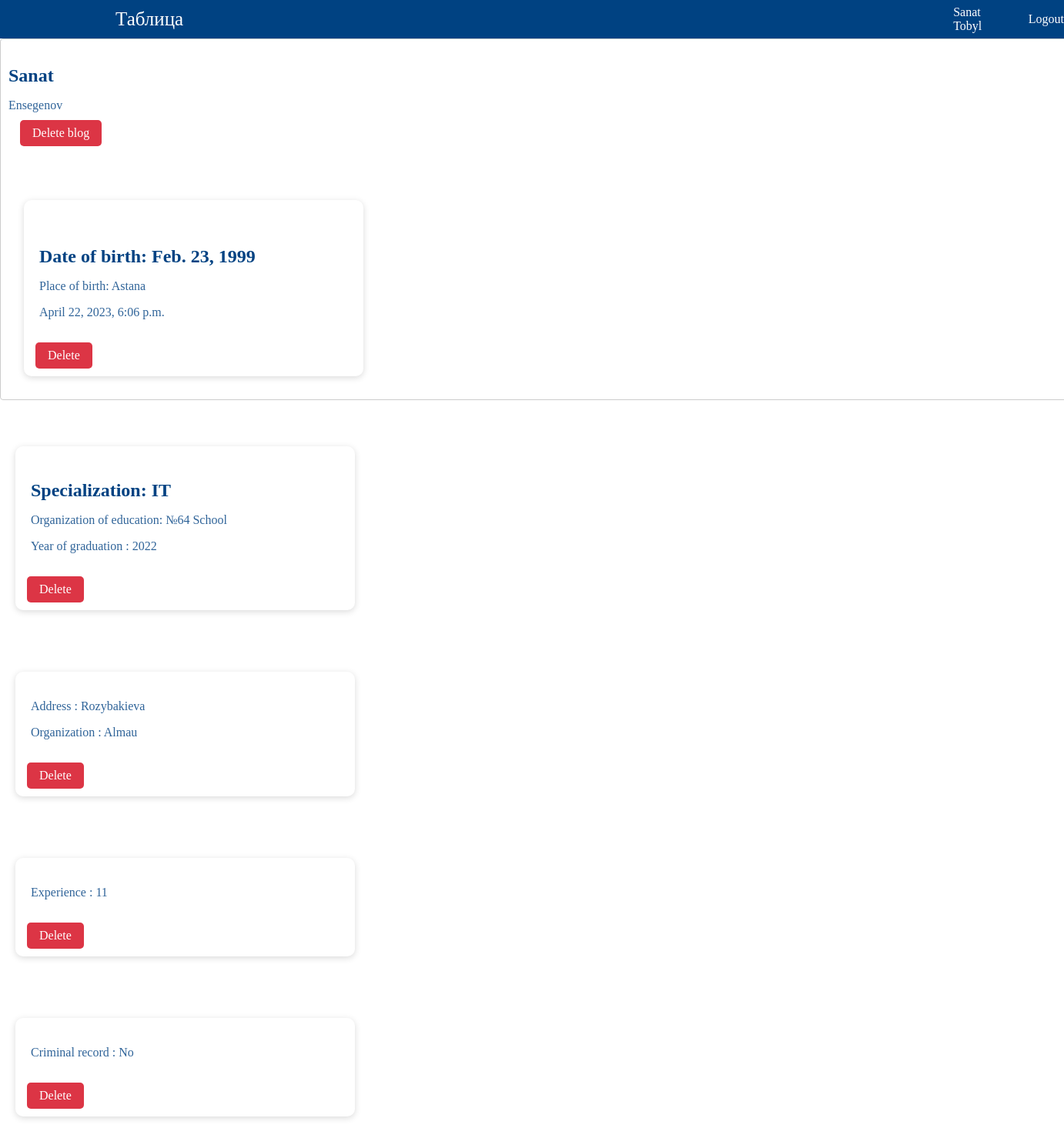
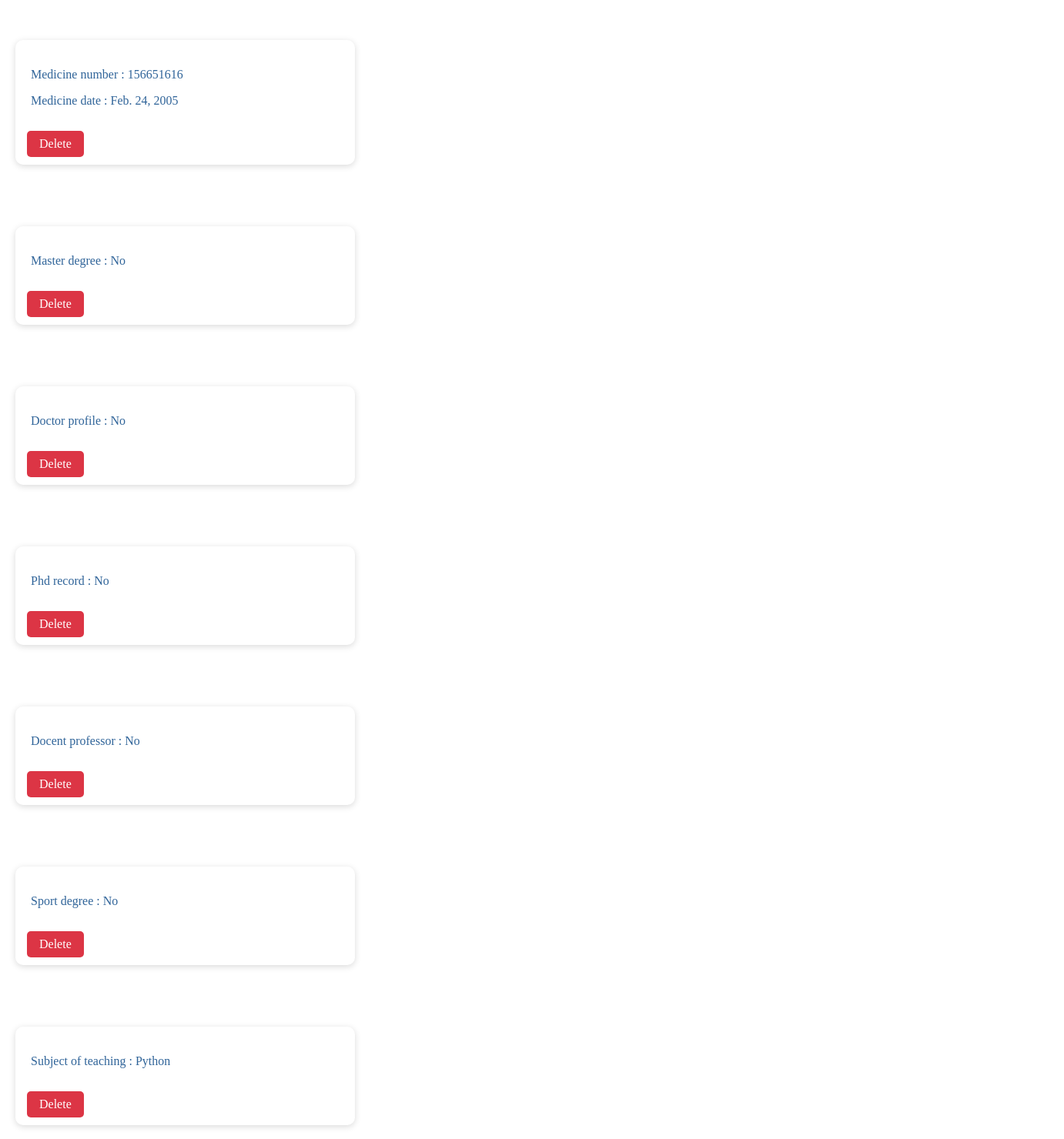
The app's page /info1/8/ (signed in) with its own data (2 pictures, top to bottom).
### info1/models.py (models this page shows)
class User_name(models.Model):
    firstname = models.CharField(null=False, max_length=255)
    secondname = models.CharField(null=False, max_length=255, default='')
    created_at = models.DateTimeField(auto_now_add=True)
    owner = models.ForeignKey(User, on_delete=models.CASCADE, null=False, related_name='user_names')
    class Meta:
        verbose_name = 'User_name'
        verbose_name_plural = 'User_names'

class User_birth(models.Model):
    date_of_birth = models.DateField(null=True)
    place_of_birth = models.CharField(null=False, max_length=255)
    created_at = models.DateTimeField(auto_now_add=True, null=False)
    updated_at = models.DateTimeField(auto_now=True)
    user_name = models.ForeignKey(User_name, on_delete=models.CASCADE, null=False, related_name='user_births')
    class Meta:
        verbose_name = 'User_birth'
        verbose_name_plural = 'User_births'

class User_info(models.Model):
    specialization = models.CharField(null=False, max_length=255)
    orga_of_education =  models.CharField(null=False, max_length=255)
    year_of_graduation = models.IntegerField(null=False, default=False)
    user_name = models.ForeignKey(User_name, on_delete=models.CASCADE, null=False, related_name='user_infos')
    class Meta:
        verbose_name = 'User_info'
        verbose_name_plural = 'User_infos'

class User_work(models.Model):
    address = models.CharField(null=False, max_length=255)
    organization = models.CharField(null=False, max_length=255)
    user_name = models.OneToOneField(User_name, on_delete=models.CASCADE, null=False, related_name='user_works')
    class Meta:
        verbose_name = 'User_work'
        verbose_name_plural = 'User_works'

class Practice(models.Model):
    experience = models.IntegerField(null=False, default=False)
    user_name = models.OneToOneField(User_name, on_delete=models.CASCADE, null=False, related_name='practices')
    class Meta:
        verbose_name = 'Practice'
        verbose_name_plural = 'Practices'

class Criminal(models.Model):
    criminal_record = models.CharField(null=False, max_length=255)
    user_name = models.OneToOneField(User_name, on_delete=models.CASCADE, null=False, related_name='criminals')
    class Meta:
        verbose_name = 'Criminal'
        verbose_name_plural = 'Criminals'

class Medicine(models.Model):
    medicine_number = models.IntegerField(null=False)
    medicine_date = models.DateField(null=True)
    user_name = models.OneToOneField(User_name, on_delete=models.CASCADE, null=False, related_name='medicines')
    class Meta:
        verbose_name = 'Medicine'
        verbose_name_plural = 'Medicines'

class Master(models.Model):
    master_degree = models.CharField(max_length=100, blank=True, null=True)
    user_name = models.OneToOneField(User_name, on_delete=models.CASCADE, null=False, related_name='masters')
    class Meta:
        verbose_name = 'Master'
        verbose_name_plural ='Masters'

class Doctor(models.Model):
    doctor_profile = models.CharField(max_length=100, blank=True, null=False)
    user_name = models.OneToOneField(User_name, on_delete=models.CASCADE, null=False, related_name='doctors')
    class Meta:
        verbose_name = 'Doctor'
        verbose_name_plural ='Doctors'

class Phd(models.Model):
    phd_record = models.CharField(null=False, max_length=255)
    user_name = models.OneToOneField(User_name, on_delete=models.CASCADE, null=False, related_name='phdes')
    class Meta:
        verbose_name = 'Phd'
        verbose_name_plural = 'Phds'

class Professor(models.Model):
     docent_professor = models.CharField(null=False, max_length=255)
     user_name = models.OneToOneField(User_name, on_delete=models.CASCADE, null=False, related_name='professors')
     class Meta:
        verbose_name = 'Professor'
        verbose_name_plural = 'Professors'

class Sport(models.Model):
    sport_degree = models.CharField(null=False, max_length=255)
    user_name = models.OneToOneField(User_name, on_delete=models.CASCADE, null=False, related_name='sports')
    class Meta:
        verbose_name = 'Sport'
        verbose_name_plural = 'Sports'

class Subject (models.Model):
   subject_of_teaching = models.CharField(null=False, max_length=255)
   user_name = models.OneToOneField(User_name, on_delete=models.CASCADE, null=False, related_name='subjects')
   class Meta:
        verbose_name = 'Subject'
        verbose_name_plural = 'Subjects'

### info1/views.py (the view)
# urls.py: path('info1/<int:pk>/', user_name_details, name='user_name_details'),
def user_name_details(request, pk):
    if request.user.is_authenticated:
        user_name = User_name.objects.get(id=pk)
        user_births = User_birth.objects.filter(user_name_id=pk).order_by('-created_at')
        user_infos = User_info.objects.filter(user_name_id=pk).order_by
        user_works = User_work.objects.filter(user_name_id=pk).order_by
        practices = Practice.objects.filter(user_name_id=pk).order_by
        criminals = Criminal.objects.filter(user_name_id=pk).order_by
        medicines = Medicine.objects.filter(user_name_id=pk).order_by
        masters = Master.objects.filter(user_name_id=pk).order_by
        doctors = Doctor.objects.filter(user_name_id=pk).order_by
        phds = Phd.objects.filter(user_name_id=pk).order_by
        professors = Professor.objects.filter(user_name_id=pk).order_by
        sports = Sport.objects.filter(user_name_id=pk).order_by
        subjects = Subject.objects.filter(user_name_id=pk).order_by
        form = CreateBirthForm()
        form1 = CreateInfoForm()
        form2 = CreateWorkForm()
        form3 = CreatePracticeForm()
        form4 = CreateCriminalForm()
        form5 = CreateMedicineForm()
        form6 = CreateMasterForm()
        form7 = CreateDoctorForm()
        form8 = CreatePhdForm()
        form9 = CreateProfessorForm()
        form10 = CreateSportForm()
        form11 = CreateSubjectForm()
        return render(request, 'info1/user-name-details.html', {'user_name': user_name, 'user_births':user_births, 'user_infos':user_infos, 'user_works':user_works, 'practices':practices,
             'criminals':criminals, 'medicines':medicines, 'masters':masters, 'doctors':doctors, 'phds':phds, 'professors':professors, 'sports':sports, 'subjects':subjects,
            'form':form, 'form1':form1, 'form2':form2,'form3':form3, 'form4':form4, 'form5':form5, 'form6':form6, 'form7':form7, 'form8':form8, 'form9':form9, 'form10':form10, 'form11':form11})
    else:
        return redirect('/auth/login/')

### info1/templates/info1/user-name-details.html (shortened to what this page needs)
<!DOCTYPE html>
<html lang="en">
<head>
</head>
<body>
  <div class="menu"  >
    <div class="menu1" >
      <div class="tab">Таблица</div>
          <div class="q">{{user.first_name}} {{user.last_name}}</div>
          <div style="margin-left: 50px;"><a class="q" aria-current="page" href="/auth/logout">Logout</a></div>
    </div>
  </div>
  <div class="card-1">
    <div class="card+1">
      <div class="card-header">
        <div>
        <h3 class="card-title">{{user_name.firstname}}</h3>
        <p class="card-text">{{user_name.secondname}}</p>
      </div>
        {% if user.id == user_name.owner.id %}
          <a class="delete-btn" href="/info1/{{user_name.id}}/delete/">Delete blog</a>
        {% endif %}
      </div>
    </div>
      {% if user_births|length %}
        <div class="card-group">
          {% for user_birth in user_births %}
            <div class="card">
              <div class="card-body">
                <h5 class="card-title">Date of birth: {{ user_birth.date_of_birth }}</h5>
                <p class="card-text">Place of birth: {{ user_birth.place_of_birth }}</p>
                <p class="card-text">{{ user_name.created_at }}</p>
              </div>
                {% if user.id == user_name.owner.id %}
                  <a href="/info1/{{user_name.id}}/delete_1" class="delete-btn btn btn-danger">Delete</a>
                {% endif %}
            </div>
          {% endfor %}
        </div>
      {% else %}
        <div class="card">
          <div class="card-body">
            <h4 class="card-title">No posts are created yet!</h4>
          </div>
        </div>
      {% endif %}
    </div>
    {% if user_infos|length %}
                <div class="card-group">
                  {% for user_info in user_infos %}
                  <div class='card'>
                            <div class="card-body">
                                <p class="card-title">Specialization: {{ user_info.specialization }}</p>
                                <p class="card-text">Organization of education: {{ user_info.orga_of_education }}</p>
                                <p class="card-text">Year of graduation : {{ user_info.year_of_graduation}}</p>
                            </div>
                                {% if user.id == user_name.owner.id %}
                                    <a href="/info1/{{user_name.id}}/delete_2" class="delete-btn btn btn-danger">Delete</a>
                                {% endif %}
                    </div>
                    {% endfor %}
                </div>
      {% else %}
        <div class="card">
          <div class="card-body">
            <h4 class="card-title">No posts are created yet!</h4>
          </div>
        </div>
      {% endif %}
      {% if user_works|length %}
       <div class="card-group">
          {% for user_work in user_works %}
                    <div class="card">
                        <div class="card-body">
                          <p class="card-text">Address : {{ user_work.address}}</p>
                          <p class="card-text">Organization : {{ user_work.organization}}</p>
                        </div>
                              {% if user.id == user_name.owner.id %}
                                    <a href="/info1/{{user_name.id}}/delete_3" class="delete-btn btn btn-danger">Delete</a>
                              {% endif %}
                    </div>
            {% endfor %}
        </div>
      {% else %}
      <div class="card">
        <div class="card-body">
          <h4 class="card-title">No posts are created yet!</h4>
        </div>
      </div>
    {% endif %}
    {% if practices|length %}
    <div class="card-group">
       {% for practice in practices %}
                 <div class="card">
                     <div class="card-body">
                       <p class="card-text">Experience : {{ practice.experience}}</p>
                     </div>
                           {% if user.id == user_name.owner.id %}
                                 <a href="/info1/{{user_name.id}}/delete_4" class="delete-btn btn btn-danger">Delete</a>
                           {% endif %}
                 </div>
         {% endfor %}
     </div>
   {% else %}
   <div class="card">
     <div class="card-body">
       <h4 class="card-title">No posts are created yet!</h4>
     </div>
   </div>
 {% endif %}
    {% if criminals|length %}
       <div class="card-group">
          {% for criminal in criminals %}
                    <div class="card">
                        <div class="card-body">
                          <p class="card-text">Criminal record : {{ criminal.criminal_record}}</p>
                        </div>
                              {% if user.id == user_name.owner.id %}
                                    <a href="/info1/{{user_name.id}}/delete_5" class="delete-btn btn btn-danger">Delete</a>
                              {% endif %}
                    </div>
            {% endfor %}
        </div>
      {% else %}
      <div class="card">
        <div class="card-body">
          <h4 class="card-title">No posts are created yet!</h4>
        </div>
      </div>
    {% endif %}
    {% if medicines|length %}
    <div class="card-group">
       {% for medicine in medicines %}
                 <div class="card">
                     <div class="card-body">
                      <p class="card-text">Medicine number : {{ medicine.medicine_number}}</p>
                      <p class="card-text">Medicine date : {{ medicine.medicine_date}}</p>
                     </div>
                           {% if user.id == user_name.owner.id %}
                                 <a href="/info1/{{user_name.id}}/delete_6" class="delete-btn btn btn-danger">Delete</a>
                           {% endif %}
                 </div>
         {% endfor %}
     </div>
   {% else %}
   <div class="card">
     <div class="card-body">
       <h4 class="card-title">No posts are created yet!</h4>
     </div>
   </div>
 {% endif %}
    {% if masters|length %}
    <div class="card-group">
       {% for master in masters %}
                 <div class="card">
                     <div class="card-body">
                      <p class="card-text"> Master degree :             {{ master.master_degree}}</p>
                     </div>
                           {% if user.id == user_name.owner.id %}
                                 <a href="/info1/{{user_name.id}}/delete_7" class="delete-btn btn btn-danger">Delete</a>
                           {% endif %}
                 </div>
         {% endfor %}
     </div>
   {% else %}
   <div class="card">
     <div class="card-body">
       <h4 class="card-title">No posts are created yet!</h4>
     </div>
   </div>
 {% endif %}
  {% if doctors|length %}
  <div class="card-group">
     {% for doctor in doctors %}
               <div class="card">
                   <div class="card-body">
                    <p class="card-text"> Doctor profile  : {{ doctor.doctor_profile}}</p>
                   </div>
                         {% if user.id == user_name.owner.id %}
                               <a href="/info1/{{user_name.id}}/delete_8" class="delete-btn btn btn-danger">Delete</a>
                         {% endif %}
               </div>
       {% endfor %}
   </div>
 {% else %}
 <div class="card">
   <div class="card-body">
     <h4 class="card-title">No posts are created yet!</h4>
   </div>
 </div>
{% endif %}
  {% if phds|length %}
  <div class="card-group">
     {% for phd in phds %}
               <div class="card">
                   <div class="card-body">
                    <p class="card-text"> Phd record   : {{ phd.phd_record}}</p>
                   </div>
                         {% if user.id == user_name.owner.id %}
                               <a href="/info1/{{user_name.id}}/delete_9" class="delete-btn btn btn-danger">Delete</a>
                         {% endif %}
               </div>
       {% endfor %}
   </div>
 {% else %}
 <div class="card">
   <div class="card-body">
     <h4 class="card-title">No posts are created yet!</h4>
   </div>
 </div>
{% endif %}
    {% if professors|length %}
    <div class="card-group">
       {% for professor in professors %}
                 <div class="card">
                     <div class="card-body">
                      <p class="card-text"> Docent professor    : {{ professor.docent_professor}}</p>
                     </div>
                           {% if user.id == user_name.owner.id %}
                                 <a href="/info1/{{user_name.id}}/delete_10" class="delete-btn btn btn-danger">Delete</a>
                           {% endif %}
                 </div>
         {% endfor %}
     </div>
   {% else %}
   <div class="card">
     <div class="card-body">
       <h4 class="card-title">No posts are created yet!</h4>
     </div>
   </div>
 {% endif %}
  {% if sports|length %}
  <div class="card-group">
     {% for sport in sports %}
               <div class="card">
                   <div class="card-body">
                    <p class="card-text"> Sport degree    : {{ sport.sport_degree}}</p>
                   </div>
                         {% if user.id == user_name.owner.id %}
                               <a href="/info1/{{user_name.id}}/delete_11" class="delete-btn btn btn-danger">Delete</a>
                         {% endif %}
               </div>
       {% endfor %}
   </div>
 {% else %}
 <div class="card">
   <div class="card-body">
     <h4 class="card-title">No posts are created yet!</h4>
   </div>
 </div>
{% endif %}
  {% if subjects|length %}
  <div class="card-group">
     {% for subject in subjects %}
               <div class="card">
                   <div class="card-body">
                    <p class="card-text"> Subject of teaching    : {{ subject.subject_of_teaching}}</p>
                   </div>
                         {% if user.id == user_name.owner.id %}
                               <a href="/info1/{{user_name.id}}/delete_12" class="delete-btn btn btn-danger">Delete</a>
                         {% endif %}
               </div>
       {% endfor %}
   </div>
 {% else %}
 <div class="card">
   <div class="card-body">
     <h4 class="card-title">No posts are created yet!</h4>
   </div>
 </div>
{% endif %}
</body>
</html>

### records on screen
User_name: firstname "Sanat", secondname "Ensegenov", created_at "April 22, 2023, 6:06 p.m."
User_birth: date_of_birth "Feb. 23, 1999", place_of_birth "Astana"
User_info: specialization "IT", orga_of_education "№64 School", year_of_graduation "2022"
User_work: address "Rozybakieva", organization "Almau"
Practice: experience "11"
Criminal: criminal_record "No"
Medicine: medicine_number "156651616", medicine_date "Feb. 24, 2005"
Master: master_degree "No"
Doctor: doctor_profile "No"
Phd: phd_record "No"
Professor: docent_professor "No"
Sport: sport_degree "No"
Subject: subject_of_teaching "Python"

### other values on screen
{{ user.first_name }} "Sanat"
{{ user.last_name }} "Tobyl"
